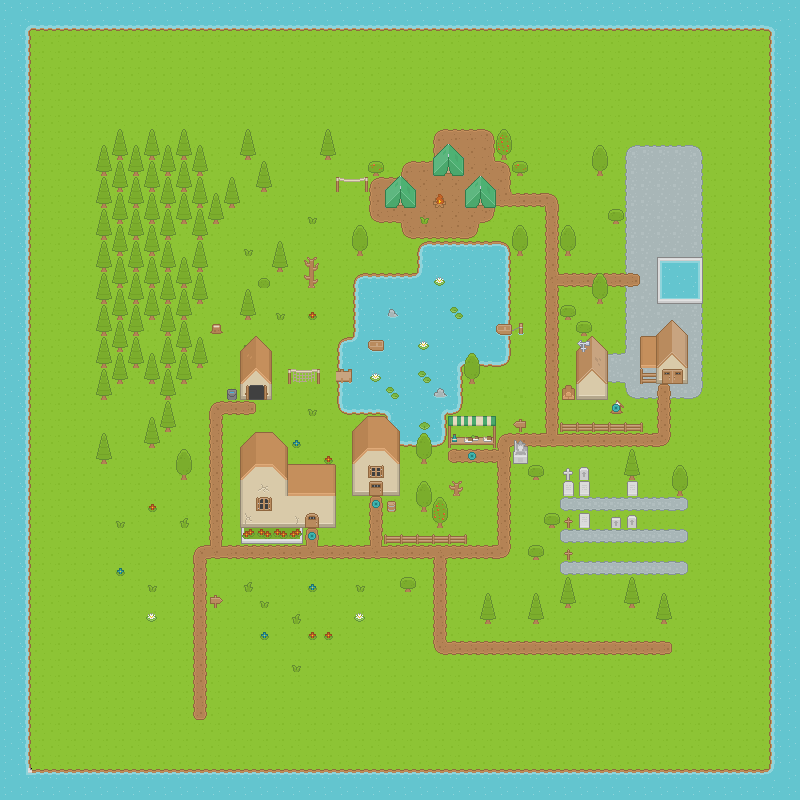

Tiled map render using the project's own tile images. Description and the map definition, with tile-layer contents summarised, below:
An orthogonal 50x50 tile map with 16x16 px tiles, 8 tile layers (Ground/terrain, Ground overlay, Road, NonBlockObjects, ...), 1 hidden layer not drawn.

<map version="1.2" tiledversion="1.3.5" orientation="orthogonal" renderorder="right-down" width="50" height="50" tilewidth="16" tileheight="16" infinite="0" nextlayerid="14" nextobjectid="1">
 <tileset firstgid="1" name="Roguelike" tilewidth="16" tileheight="16" spacing="1" tilecount="1767" columns="57">
  <image source="tiles.png" width="968" height="526" />
  <tile id="586">
   <properties>
    <property name="Level" type="int" value="1" />
   </properties>
  </tile>
  <tile id="587">
   <properties>
    <property name="Level" type="int" value="1" />
   </properties>
  </tile>
  <tile id="643">
   <properties>
    <property name="Level" type="int" value="1" />
   </properties>
  </tile>
  <tile id="644">
   <properties>
    <property name="Level" type="int" value="1" />
   </properties>
  </tile>
 </tileset>
 <layer id="1" name="Ground/terrain" width="50" height="50">
  <data>[2500 cells, 2500 non-empty, 16 distinct tile ids]</data>
 </layer>
 <layer id="2" name="Ground overlay" width="50" height="50">
  <data>[2500 cells, 128 non-empty, 24 distinct tile ids]</data>
 </layer>
 <layer id="10" name="Road" width="50" height="50">
  <data>[2500 cells, 134 non-empty, 17 distinct tile ids]</data>
 </layer>
 <layer id="11" name="NonBlockObjects" width="50" height="50">
  <data>[2500 cells, 36 non-empty, 10 distinct tile ids]</data>
 </layer>
 <layer id="3" name="Objects" width="50" height="50">
  <data>[2500 cells, 280 non-empty, 69 distinct tile ids]</data>
 </layer>
 <layer id="12" name="Door/Roof" width="50" height="50">
  <data>[2500 cells, 53 non-empty, 31 distinct tile ids]</data>
 </layer>
 <layer id="8" name="Collisions" width="50" height="50" visible="0" opacity="0.7">
  <data>[2500 cells, 410 non-empty, 2 distinct tile ids]</data>
 </layer>
 <layer id="13" name="Points" width="50" height="50">
  <data>[2500 cells, 4 non-empty, 1 distinct tile ids]</data>
 </layer>
 <layer id="5" name="Roof object" width="50" height="50">
  <data>[2500 cells, 1 non-empty, 1 distinct tile ids]</data>
 </layer>
</map>
